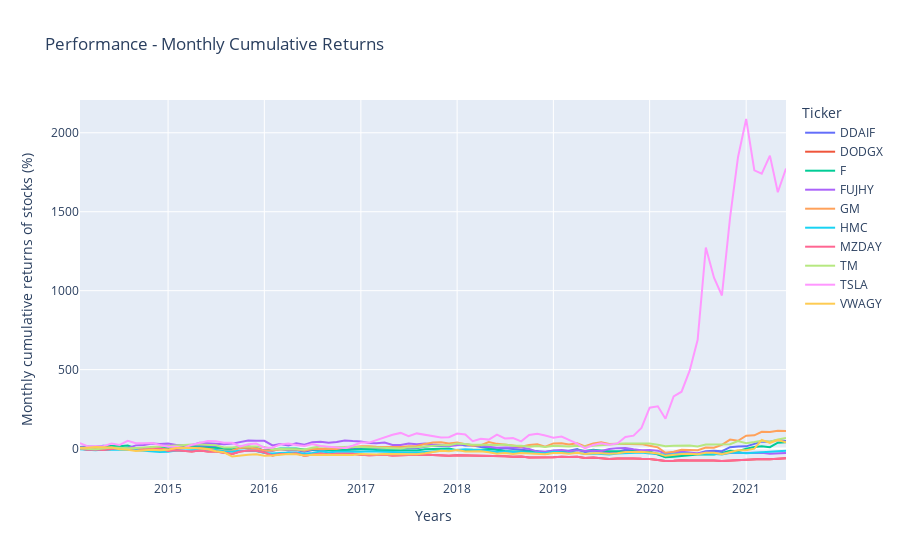

The code cell stored with this chart in its notebook:
### Markdown cell above
#### Observation: Above Plot shows the Monthly cumulative returns of car stocks and Unemployment

### Code cell
#Plot that shows the cumulative monthly returns (%) of all the car stocks 
import plotly.graph_objects as go
fig = px.line(cumulativewithunemployment, x='Date',
              y='cum_return_pct', color='Ticker',
              title='Performance - Monthly Cumulative Returns',
              labels={'cum_return_pct':'Monthly cumulative returns of stocks (%)', 'Date':'Years'})
fig.write_image("output_data/unemployment_visuals/Fig8.png")
fig.show()
